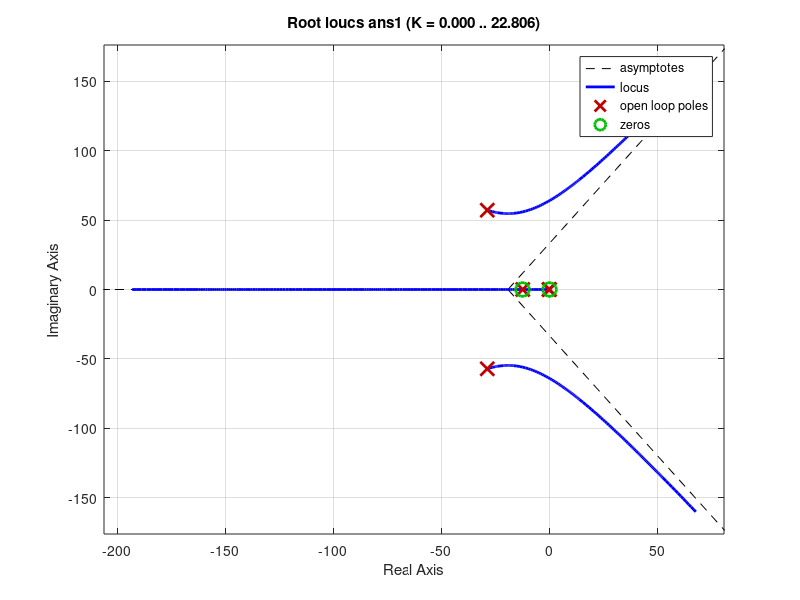

Source code (MATLAB):
clc;
i = 8; %8
K_p = 5 * abs(2*i*i -1*i -20); %500
K_i = 0.005 * abs(i-10); %0.0100
T1 = i; %8
T2 = 0.01 * i; %0.0800
T3 = power(i, -2); %0.0156
zeta = 0.5 + (i-10)/40; %0.4500
A = power(T3, 2) %2.4414e-04
B = 2 * T3 * zeta %нахождение констант

W1 = K_p
W2 = tf([K_i], [1 0])
F1 = parallel(W1, W2)

W3 = tf([1], [T1 1]);
W4 = tf([1], [T2 1]);
F2 = feedback (W3, W4, -1)

W5 =  tf([1], [A B 1])

r1 = series(F1, F2);
ans1 = series(r1, W5)
ans2 = feedback(ans1, 1, -1)

% subplot(1, 2, 1)
% impulse(ans2)
% subplot(1, 2, 2)
% step(ans2)

% pzmap(ans2)

% subplot(1, 2, 1)
% bode(ans1)
% subplot(1, 2, 2)
% nyquist(ans1)

rlocus(ans1)
